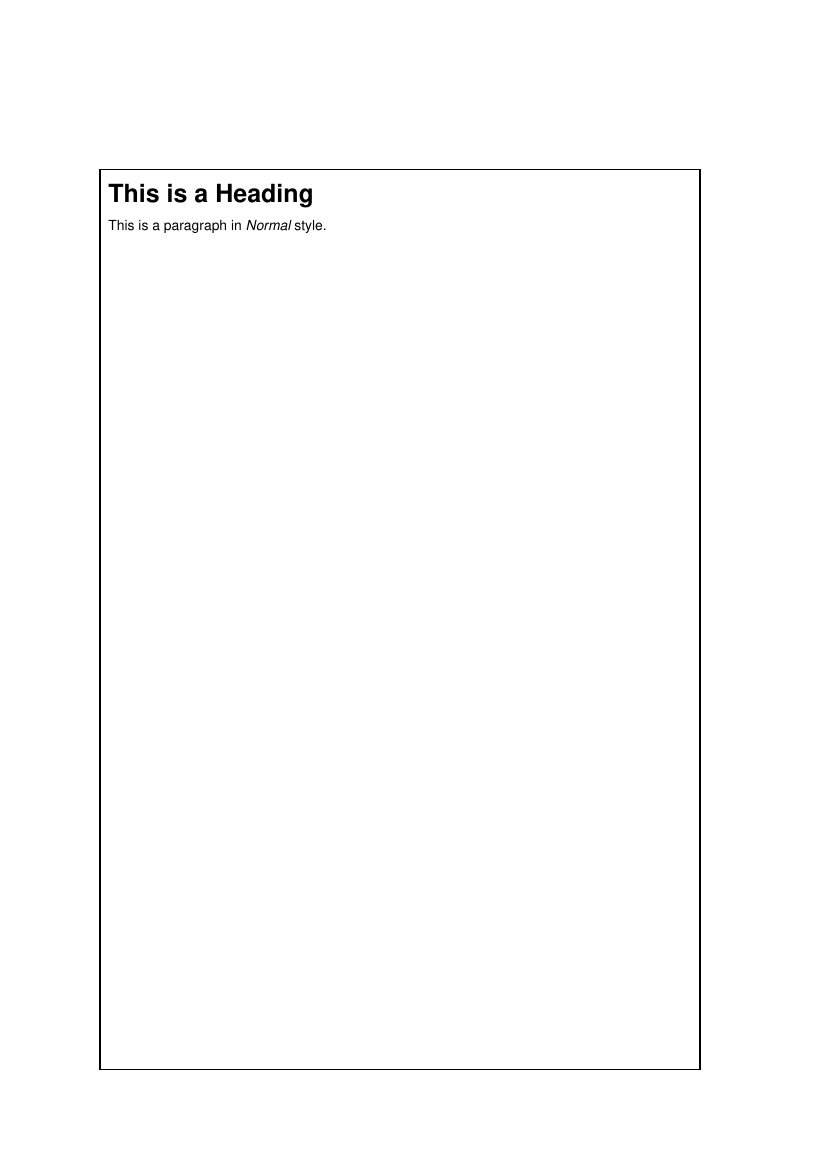

Here is the Python script that generated this plot:
from reportlab.pdfgen.canvas import Canvas
from reportlab.lib.styles import getSampleStyleSheet
from reportlab.lib.units import inch
from reportlab.platypus import Paragraph, Frame

styles = getSampleStyleSheet()
styleN = styles['Normal']
styleH = styles['Heading1']

story = list()

# add some flowables
story.append(Paragraph("This is a Heading", styleH))

story.append(Paragraph("This is a paragraph in <i>Normal</i> style.", styleN))

c = Canvas(filename='platypus_frame.pdf')

f = Frame(x1=1*inch, y1=1*inch, width=6*inch, height=9*inch, showBoundary=1)
f.addFromList(drawlist=story, canv=c)
c.save()
